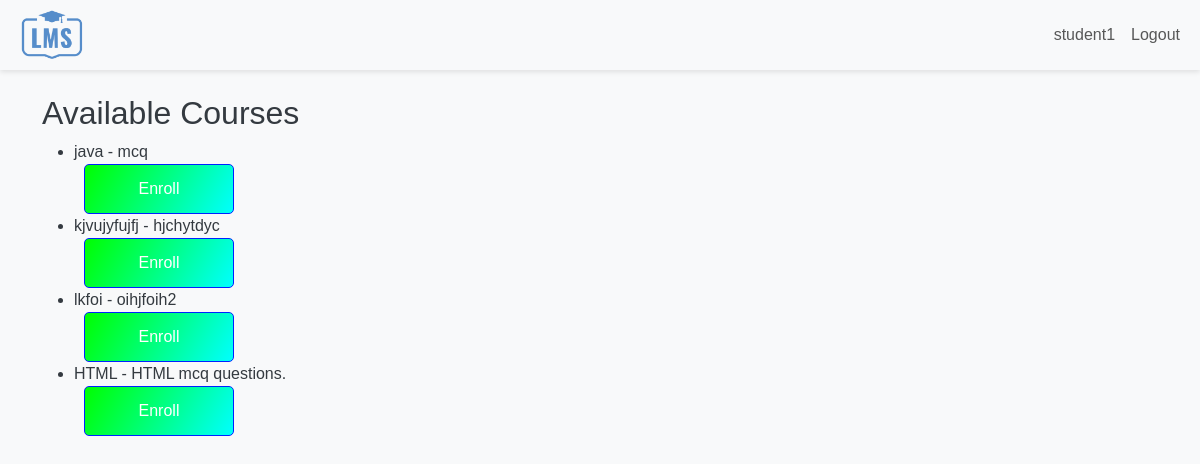
Screenshot of /courses/ (signed in) with the database file from the repository.
### main/models.py (models this page shows, shortened)
class Course(models.Model):
    title = models.CharField(max_length=200)
    description = models.TextField()
    teacher = models.ForeignKey(User, on_delete=models.CASCADE, related_name='courses')

### main/views.py (the view)
# urls.py: path('courses/', views.course_list, name='course_list'),
@login_required
def course_list(request):
    courses = Course.objects.all()  # Get all courses
    return render(request, 'course_list.html', {'courses': courses})

### templates/course_list.html (shortened to what this page needs)
{% extends 'base.html' %}
{% block content %}
<h2>Available Courses</h2>
<ul>
    {% for course in courses %}
        <li>
            {{ course.title }} - {{ course.description }}
            <form method="POST" action="{% url 'enroll_course' course.id %}">
                <button type="submit" class="btn btn-primary">Enroll</button>
            </form>
        </li>
    {% endfor %}
</ul>
{% endblock %}

### templates/base.html (shortened to what this page needs)
{% load static %}
<!DOCTYPE html>
<html lang="en">
<head>
    <link href="https://cdn.jsdelivr.net/npm/bootstrap@5.3.0/dist/css/bootstrap.min.css" rel="stylesheet">
    <link rel="stylesheet" href="{% static 'css/style.css' %}">
</head>
<body>
    <nav class="navbar navbar-expand-lg navbar-light bg-light">
        <div class="container-fluid ">
            <a class="navbar-brand" href="{% url 'home' %}"><img class="nav-logo" src="{%static 'images/image.png'%}" alt="LMS"></a>
            <div class="collapse navbar-collapse" id="navbarNav">
                <ul class="navbar-nav ms-auto">
                    {% if user.is_authenticated %}
                        <li class="nav-item">
                            <a class="nav-link" href="#">{{ user.username }}</a>
                        </li>
                        <li class="nav-item">
                            <a class="nav-link" href="{% url 'logout' %}">Logout</a>
                        </li>
                    {% endif %}
                </ul>
            </div>
        </div>
    </nav>
    <div class="container mt-4">
        {% block content %}
        {% endblock %}
    </div>
</body>
</html>

### static/css/style.css (style rules this page uses)
body { padding-top: 70px; background-image: url(https://img.freepik.com/free-photo/cool-geometric-triangular-figure-neon-laser-light-great-backgrounds-wallpapers_181624-9331.jpg?t=st=1736357613~exp=1736361213~hmac=1e069f5beca60b3e6b1e5acc1c03f2c80bb76b00d4080a6b9e4f8b3506f790d5&w=1380); background-repeat: no-repeat; background-size: cover; background-position: center; height: 100vh; }
.navbar-brand { font-weight: bold; width: fit-content; text-align: center; border: 2px solid transparent; border-radius: 5px; padding: 0; padding-left: 7px; padding-right: 7px; transition: 0.3s; }
.nav-logo { height: 50px; }
body { font-family: 'Arial', sans-serif; background-color: #f8f9fa; color: #343a40; margin: 0; padding: 0; }
.navbar { box-shadow: 0 2px 5px rgba(0, 0, 0, 0.1); }
.btn-primary { background: linear-gradient(120deg,lime,aqua); border-radius: 5px; border-color: #0022ff; transition: all 0.3s ease; }
.container .btn { width: 150px; margin: 0 10px; }
.container { margin-top: 50px; }
.btn-primary { font-size: 1rem; padding: 0.75rem; }

### rows the page displays
Course: title "java", description "mcq"
Course: title "kjvujyfujfj", description "hjchytdyc"
Course: title "lkfoi", description "oihjfoih2"
Course: title "HTML", description "HTML mcq questions."

### other values shown
{{ user.username }} "student1"
